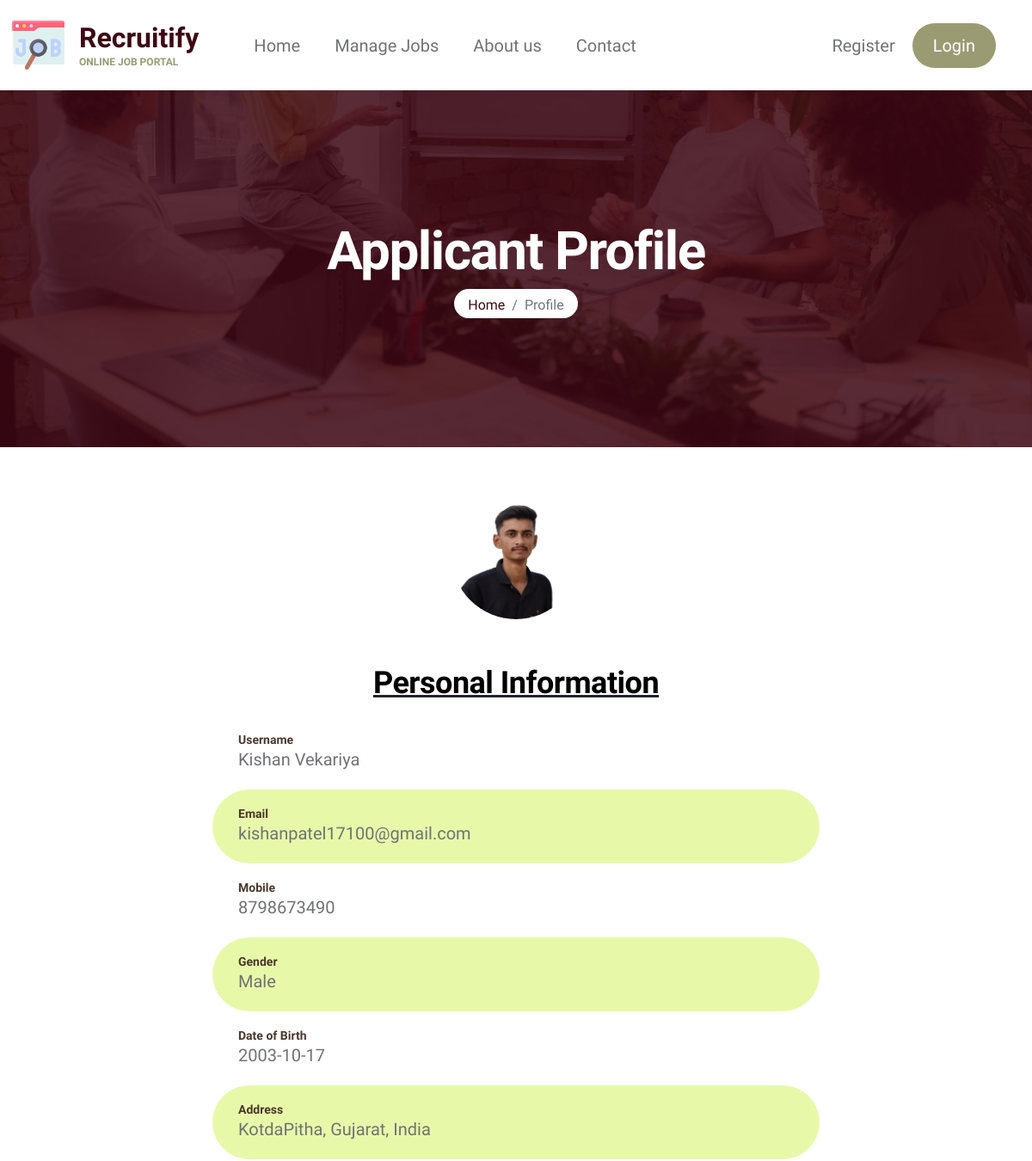
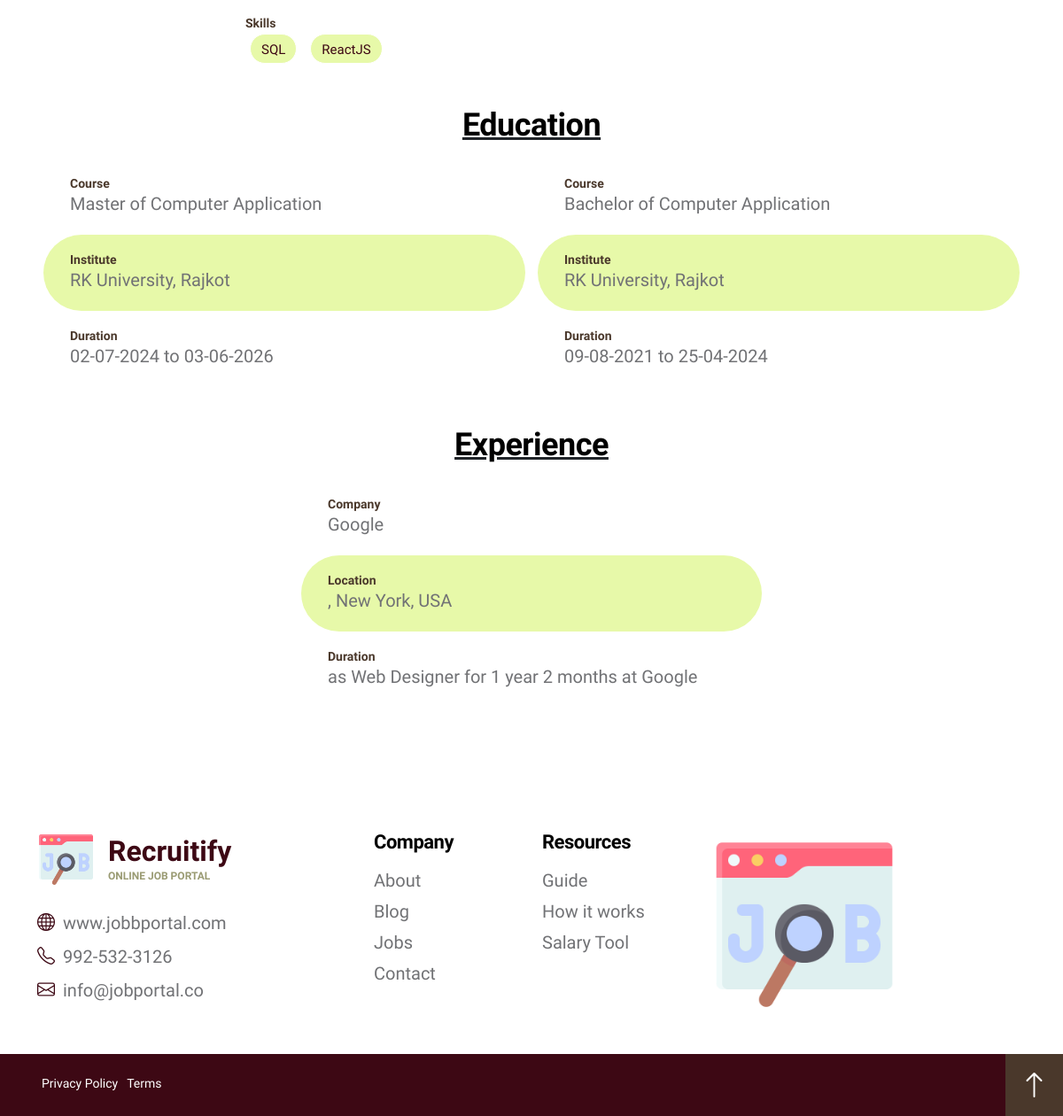
Page /employer/view-applicant.php?user_id=10 on the committed database (2 pictures, top to bottom).
### tables this page shows
CREATE TABLE `users_tbl` (
  `User_Id` int NOT NULL,
  `User_Type` enum('Admin','Jobseeker','Employer') NOT NULL DEFAULT 'Jobseeker',
  `Company_Id` int DEFAULT NULL,
  `Branch_Id` int DEFAULT NULL,
  `Name` varchar(50) NOT NULL,
  `Email` varchar(50) NOT NULL,
  `DOB` date DEFAULT NULL,
  `Gender` enum('Male','Female','Other') DEFAULT NULL,
  `City` varchar(50) NOT NULL,
  `State` varchar(50) NOT NULL,
  `Country` varchar(100) NOT NULL,
  `Mobile` varchar(20) NOT NULL,
  `Image` text,
  `Password` varchar(15) NOT NULL,
  `Status` enum('Active','Deleted') NOT NULL DEFAULT 'Active',
  `Register_Date` datetime NOT NULL
);

CREATE TABLE `skills_tbl` (
  `Skill_Id` int NOT NULL,
  `Skill_Name` varchar(100) NOT NULL
);

CREATE TABLE `education_tbl` (
  `Education_Id` int NOT NULL,
  `User_Id` int NOT NULL,
  `Course` varchar(1000) NOT NULL,
  `Institute` varchar(1000) NOT NULL,
  `Institute_City` varchar(1000) NOT NULL,
  `Start_Date` date NOT NULL,
  `End_Date` date DEFAULT NULL
);

CREATE TABLE `experience_tbl` (
  `Experience_Id` int NOT NULL,
  `User_Id` int NOT NULL,
  `Is_Current` tinyint(1) NOT NULL DEFAULT '0',
  `Company_Id` int NOT NULL,
  `Branch_Id` int NOT NULL,
  `Designation` varchar(500) NOT NULL,
  `Joining_Date` date NOT NULL,
  `Leaving_Date` date DEFAULT NULL
);

CREATE TABLE `company_tbl` (
  `Company_Id` int NOT NULL,
  `Posted_by` int NOT NULL DEFAULT '6',
  `Name` varchar(50) NOT NULL,
  `Description` varchar(5000) NOT NULL,
  `Business_Stream` varchar(100) NOT NULL,
  `Establishment_Year` year NOT NULL,
  `Website` varchar(50) NOT NULL,
  `Phone` varchar(20) NOT NULL,
  `Email` varchar(50) NOT NULL,
  `Logo` text NOT NULL,
  `Main_Branch_Id` int DEFAULT NULL
);

### employer/view-applicant.php (the view, shortened to what this page needs)
<!DOCTYPE html>
<html lang="en">
<head>
    <link href="../css/bootstrap.min.css" rel="stylesheet">
    <link href="../css/bootstrap-icons.css" rel="stylesheet">
    <link href="../css/owl.carousel.min.css" rel="stylesheet">
    <link href="../css/owl.theme.default.min.css" rel="stylesheet">
    <link href="tooplate-Recruitify-job.css" rel="stylesheet">
    <link rel="stylesheet" href="https://cdnjs.cloudflare.com/ajax/libs/font-awesome/4.7.0/css/font-awesome.min.css">
</head>
<body>
<?php include "navbar.php"; ?>
<main>
    <header class="site-header">
        <div class="section-overlay"></div>
        <div class="container">
            <div class="row">
                <div class="col-lg-12 col-12 text-center">
                    <h1 class="text-white">Applicant Profile</h1>
                    <nav aria-label="breadcrumb">
                        <ol class="breadcrumb justify-content-center">
                            <li class="breadcrumb-item"><a href="index.html">Home</a></li>
                            <li class="breadcrumb-item active" aria-current="page">Profile</li>
                        </ol>
                    </nav>
                </div>
            </div>
        </div>
    </header>
    <section class="contact-section section-padding">
        <div class="container">
            <div class="row justify-content-center">
<?php
$user_id = $_GET['user_id'];
$query = "SELECT * FROM users_tbl WHERE User_Id=" . $user_id;
$result = mysqli_query($con, $query);
$user = mysqli_fetch_assoc($result);
$educationQuery = "SELECT * FROM education_tbl WHERE User_Id=" . $user_id;
$educationResult = mysqli_query($con, $educationQuery);
$experienceQuery = "
    SELECT e.Experience_Id, e.Designation, e.Joining_Date, e.Leaving_Date, c.Name as 'Company_Name', CONCAT(', ',b.city,', ', b.country) as 'Branch_Address'
    FROM experience_tbl e
    INNER JOIN company_tbl c ON e.Company_Id = c.Company_Id
    INNER JOIN branch_tbl b ON e.Branch_Id = b.Branch_Id
    WHERE e.User_Id = " . $user_id;
$experienceResult = mysqli_query($con, $experienceQuery);
$skillsQuery = "SELECT s.Skill_Name FROM user_skills_tbl us
                JOIN skills_tbl s ON us.Skill_Id = s.Skill_Id
                WHERE us.User_Id = " . $user_id;
$skillsResult = mysqli_query($con, $skillsQuery);
?>
                <center>
                    <div class="col-lg-4 col-md-4 col-6 mx-auto mb-5" >
                        <img height="150px" width="150px" style="object-fit: cover; border-radius:50%;" src="../<?= $user['Image'] ?>" alt="Profile Image">
                    </div>
                </center>
<div class="row justify-content-center">
    <div class="col-lg-8 col-12 mb-3 mx-auto">
        <fieldset style="font-weight:bold;">
            <legend style="padding:5px 0 0; text-decoration:underline;" align="center">
                <h3>Personal Information</h3>
            </legend>
            <div class="contact-info-wrap" style="padding:0 7px 7px 7px">
                <div class="contact-info d-flex align-items-center">
                    <p class="mb-0">
                        <span class="contact-info-small-title">Username</span>
                        <?= $user['Name'] ?>
                    </p>
                </div>
                <div class="contact-info d-flex align-items-center">
                    <p class="mb-0">
                        <span class="contact-info-small-title">Email</span>
                        <?= $user['Email'] ?>
                    </p>
                </div>
                <div class="contact-info d-flex align-items-center">
                    <p class="mb-0">
                        <span class="contact-info-small-title">Mobile</span>
                        <?= $user['Mobile'] ?>
                    </p>
                </div>
                <div class="contact-info d-flex align-items-center">
                    <p class="mb-0">
                        <span class="contact-info-small-title">Gender</span>
                        <?= $user['Gender'] ?>
                    </p>
                </div>
                <div class="contact-info d-flex align-items-center">
                    <p class="mb-0">
                        <span class="contact-info-small-title">Date of Birth</span>
                        <?= $user['DOB'] ?>
                    </p>
                </div>
                <div class="contact-info d-flex align-items-center">
                    <p class="mb-0">
                        <span class="contact-info-small-title">Address</span>
                        <?= $user['City'] ?>, <?= $user['State'] ?>, <?= $user['Country'] ?>
                    </p>
                </div>
                <div class="contact-info d-flex align-items-center">
                    <p class="mb-0">
                        <span class="contact-info-small-title mb-1">Skills</span>
                        <?php while ($skill = mysqli_fetch_assoc($skillsResult)): ?>
                            <span class="badge"><?= $skill['Skill_Name'] ?></span>
                        <?php endwhile; ?>
                    </p>
                </div>
            </div>
        </fieldset>
    </div>
</div>
<div class="row justify-content-center mb-3">
    <div class="col-12 mb-3 mx-auto">
        <fieldset style="font-weight:bold;">
            <legend style="padding:5px 0 0; text-decoration:underline;" align="center">
                <h3>Education</h3>
            </legend>
            <div class="row">
            <?php
            while ($education = mysqli_fetch_assoc($educationResult)) {
            ?>
                <div class="col-lg-6 col-12 contact-info-wrap position-relative" style="padding:0 7px 7px 7px">
                    <div class="contact-info d-flex align-items-center">
                        <p class="mb-0">
                            <span class="contact-info-small-title">Course</span>
                            <?= $education['Course'] ?>
                        </p>
                    </div>
                    <div class="contact-info d-flex align-items-center">
                        <p class="mb-0">
                            <span class="contact-info-small-title">Institute</span>
                            <?= $education['Institute'] ?>, <?= $education['Institute_City'] ?>
                        </p>
                    </div>
                    <div class="contact-info d-flex align-items-center">
                        <p class="mb-0">
                            <span class="contact-info-small-title">Duration</span>
                            <?php
                            $end_date = $education['End_Date'];
                            $end_date = $end_date == "" ? "" : date('d-m-Y', strtotime($end_date));
                            echo date('d-m-Y', strtotime($education['Start_Date'])) . ($end_date != "" ? " to " . $end_date : "");
                            ?>
                        </p>
                    </div>
                </div>
            <?php } ?>
            </div>
        </fieldset>
    </div>
</div>
<div class="row justify-content-center">
    <div class="col-lg-12 col-12 mb-3 mx-auto">
        <fieldset style="font-weight:bold;">
            <legend style="padding:5px 0 0; text-decoration:underline;" align="center">
                <h3>Experience</h3>
            </legend>
            <div class="row">
            <?php
            while ($experience = mysqli_fetch_assoc($experienceResult)) {
                $joiningDate = new DateTime($experience['Joining_Date']);
                $leavingDate = $experience['Leaving_Date'] ? new DateTime($experience['Leaving_Date']) : new DateTime();
                $interval = $joiningDate->diff($leavingDate);
                $years = $interval->y;
                $months = $interval->m;
                $experienceString = "as " . $experience['Designation'] . " for " . ($years > 0 ? $years . " year" . ($years > 1 ? "s" : "") : "") . ($months > 0 ? " " . $months . " month" . ($months > 1 ? "s" : "") : "") . " at " . $experience['Company_Name'];
            ?>
                <div class="col-lg-6 col-12 mb-3 mx-auto">
                    <div class="contact-info-wrap position-relative" style="padding:0 7px 7px 7px">
                        <div class="contact-info d-flex align-items-center">
                            <p class="mb-0">
                                <span class="contact-info-small-title">Company</span>
                                <?= $experience['Company_Name'] ?>
                            </p>
                        </div>
                        <div class="contact-info d-flex align-items-center">
                            <p class="mb-0">
                                <span class="contact-info-small-title">Location</span>
                                <?= $experience['Branch_Address'] ?>
                            </p>
                        </div>
                        <div class="contact-info d-flex align-items-center">
                            <p class="mb-0">
                                <span class="contact-info-small-title">Duration</span>
                                <?= $experienceString ?>
                            </p>
                        </div>
                    </div>
                </div>
            <?php } ?>
            </div>
        </fieldset>
    </div>
</div>
</div>
</section>
</main>
<?php include "footer.php"; ?>
</body>
</html>

### employer/tooplate-Recruitify-job.css (style rules this page uses)
:root { --white-color: #ffffff; --primary-color: #3D0814; --secondary-color: #4a382b; --section-bg-color: #e7f9a9; --custom-btn-bg-color: #9A9B73; --social-icon-link-bg-color: #442F38; --dark-color: #000000; --p-color: #717275; --border-color: #e9eaeb; --body-font-family: 'League Spartan', sans-serif; --h1-font-size: 62px; --h2-font-size: 48px; --h3-font-size: 36px; --h4-font-size: 32px; --h5-font-size: 24px; --h6-font-size: 22px; --p-font-size: 20px; --btn-font-size: 16px; --copyright-font-size: 14px; --border-radius-large: 100px; --border-radius-medium: 30px; --border-radius-small: 10px; --font-weight-thin: 100; --font-weight-light: 300; --font-weight-normal: 400; --font-weight-semibold: 600; --font-weight-bold: 700; }
body { background-color: var(--white-color); font-family: var(--body-font-family); }
h1, h2, h3, h4, h5, h6 { color: var(--dark-color); font-weight: var(--font-weight-semibold); letter-spacing: -0.5px; }
h1, h2 { letter-spacing: -1.5px; }
h1 { font-size: var(--h1-font-size); line-height: normal; font-weight: var(--font-weight-bold); }
h3 { font-size: var(--h3-font-size); }
p { color: var(--p-color); font-size: var(--p-font-size); font-weight: var(--font-weight-light); }
a, button { touch-action: manipulation; transition: all 0.3s; }
a { color: var(--primary-color); text-decoration: none; }
.section-padding { padding-top: 50px; padding-bottom: 50px; }
.section-overlay { background: rgba(0, 0, 0, 0.85); background: var(--custom-btn-bg-color); opacity: 0.85; position: absolute; top: 0; left: 0; pointer-events: none; width: 100%; height: 100%; }
.section-overlay + .container { position: relative; }
nav[aria-label="breadcrumb"] { background: var(--white-color); border-radius: var(--border-radius-large); display: inline-block; padding: 7px 16px 3px 16px; }
.breadcrumb { margin-bottom: 0; }
.site-header { background-image: url('../images/site-header/close-up-young-business-team-working.jpg'); background-repeat: no-repeat; background-position: bottom; background-size: cover; position: relative; padding-top: 150px; padding-bottom: 150px; }
.site-header .section-overlay { background: var(--primary-color); }
.badge { background: var(--section-bg-color); border: 1px solid var(--white-color); border-radius: var(--border-radius-medium); color: var(--primary-color); font-weight: var(--font-weight-normal); line-height: normal; margin-right: 5px; margin-left: 5px; padding: 8px 12px; padding-bottom: 6px; }
.contact-info-wrap { padding-top: 10px; padding-bottom: 10px; }
.contact-info { padding: 20px 30px; }
.contact-info:nth-of-type(even) { background-color: var(--section-bg-color); border-radius: var(--border-radius-large); }
.contact-info-small-title { color: var(--secondary-color); display: block; font-size: var(--copyright-font-size); font-weight: var(--font-weight-semibold); line-height: normal; }

### rows in the picture
users_tbl: Image (picture), Name "Kishan Vekariya", Email "kishanpatel17100@gmail.com", Mobile "8798673490", Gender "Male", DOB "2003-10-17", City "KotdaPitha", State "Gujarat", Country "India"
skills_tbl: Skill_Name "SQL"
skills_tbl: Skill_Name "ReactJS"
education_tbl: Course "Master of Computer Application", Institute "RK University", Institute_City "Rajkot", Start_Date "02-07-2024", End_Date "03-06-2026"
education_tbl: Course "Bachelor of Computer Application", Institute "RK University", Institute_City "Rajkot", Start_Date "09-08-2021", End_Date "25-04-2024"
experience_tbl: Company_Id.Name "Google", Branch_Address ", New York, USA"
